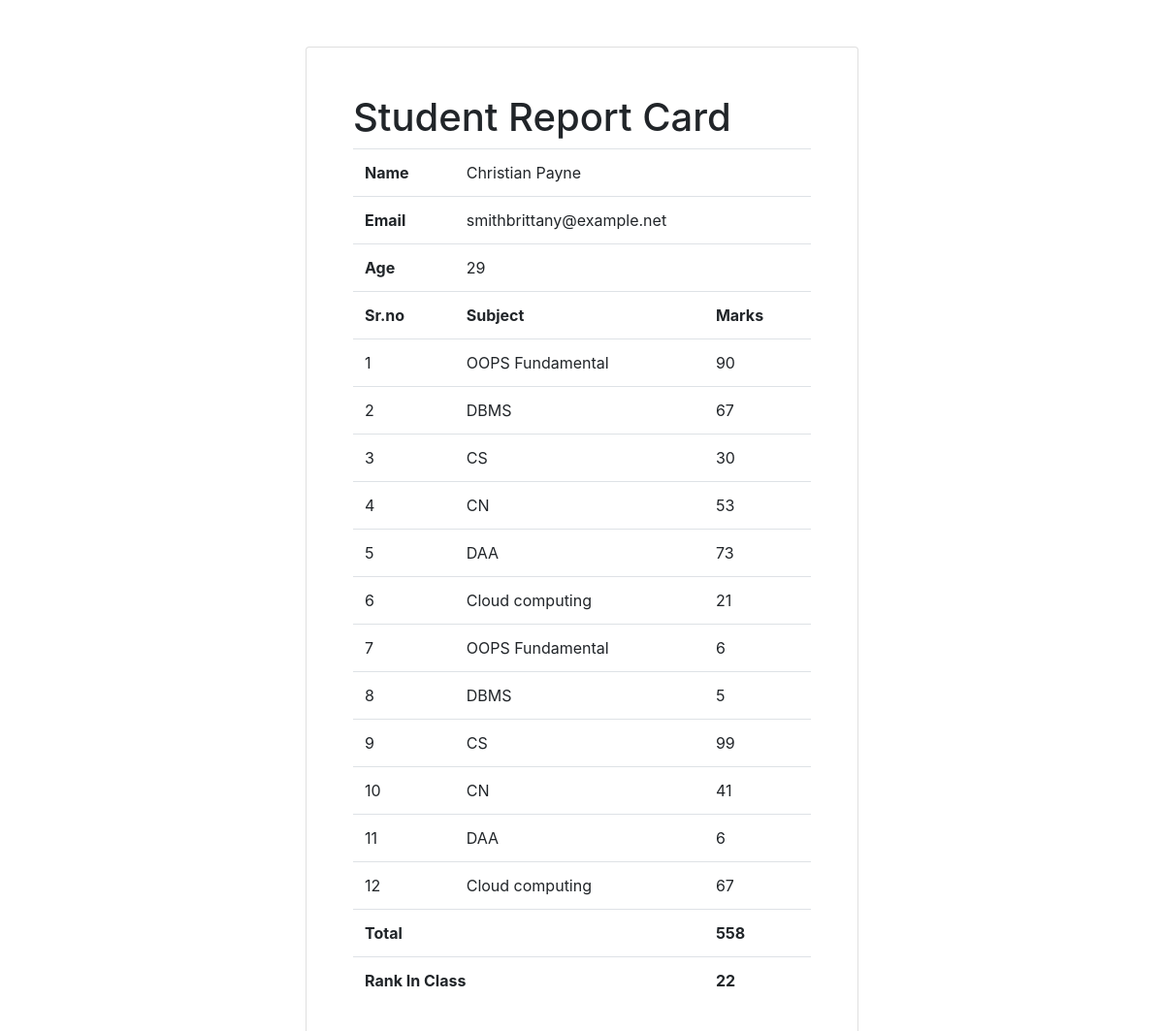
Page /marks/STU_645 on the committed database.
### studentapp/models.py (models this page shows)
class Student(models.Model):
    dept = models.ForeignKey(Department, on_delete=models.CASCADE)
    student_id = models.OneToOneField(StudentId, on_delete=models.CASCADE)
    firstname = models.CharField(max_length=50)
    lastname = models.CharField(max_length=50)
    age = models.IntegerField()
    email=models.CharField(max_length=50)

class Marks(models.Model):
    student = models.ForeignKey(Student, on_delete=models.CASCADE)
    subject = models.ForeignKey(Subject, on_delete=models.CASCADE)
    marks = models.IntegerField()

class Subject(models.Model):
    subject_name = models.CharField(max_length=20)

### studentapp/views.py (the view)
# urls.py: path("marks/<id>",marks,name="marks"),
def marks(request,id):
    rank =  Student.objects.annotate(totalmarks = Sum("marks__marks")).order_by('-totalmarks')
    count = 0
    for i in rank:
        count+=1
        if i.student_id.student_id==id:
            print(i.totalmarks)
            break
    studentMarks = Marks.objects.filter(student__student_id__student_id=id)
    std = studentMarks[0].student
    total =  studentMarks.aggregate(total = Sum("marks"))
    return render(request, 'marks.html', {"studentMarks":studentMarks,"std":std,"total":total,"count":count})

### templates/marks.html (shortened to what this page needs)
<!DOCTYPE html>
<html lang="en">
<head>
    <link rel="stylesheet" href="https://cdn.jsdelivr.net/npm/bootstrap@4.4.1/dist/css/bootstrap.min.css"
>
</head>
<body>
    <div class="container">
        <div class="row">
            <div class="col-6 card mx-auto p-5 mt-5">
                <h1>Student Report Card</h1>
                <table class="table">
                    <tr>
                        <th>Name</th>
                        <td colspan="2">{{std.firstname}} {{std.lastname}}</td>
                    </tr>
                    <tr>
                        <th>Email</th>
                        <td colspan="2">{{std.email}}
                        </td>
                    </tr>
                    <tr>
                        <th>Age</th>
                        <td colspan="2">{{std.age}}</td>
                    </tr>
                    <tr>
                        <th>Sr.no</th>
                        <th>Subject</th>
                        <th>Marks</th>
                    </tr>
                    {%for i in studentMarks%}
                    <tr>
                        <td>{{forloop.counter}}</td>
                        <td>{{i.subject.subject_name}}</td>
                        <td>{{i.marks}}</td>
                    </tr>
                    {%endfor%}
                    <tr>
                        <th colspan="2">Total</th>
                        <th>{{total.total}}</th>
                    </tr>
                    <tr>
                        <th colspan="2">Rank In Class</th>
                        <th>{{count}}</th>
                    </tr>
                </table>
            </div>
</body>
</html>

### rows in the picture
Student: firstname "Christian", lastname "Payne", email "smithbrittany@example.net", age "29"
Marks: subject.subject_name "OOPS Fundamental", marks "90"
Marks: subject.subject_name "DBMS", marks "67"
Marks: subject.subject_name "CS", marks "30"
Marks: subject.subject_name "CN", marks "53"
Marks: subject.subject_name "DAA", marks "73"
Marks: subject.subject_name "Cloud computing", marks "21"
Marks: subject.subject_name "OOPS Fundamental", marks "6"
Marks: subject.subject_name "DBMS", marks "5"
Marks: subject.subject_name "CS", marks "99"
Marks: subject.subject_name "CN", marks "41"
Marks: subject.subject_name "DAA", marks "6"
Marks: subject.subject_name "Cloud computing", marks "67"

### other values in the picture
{{ total.total }} "558"
{{ count }} "22"
